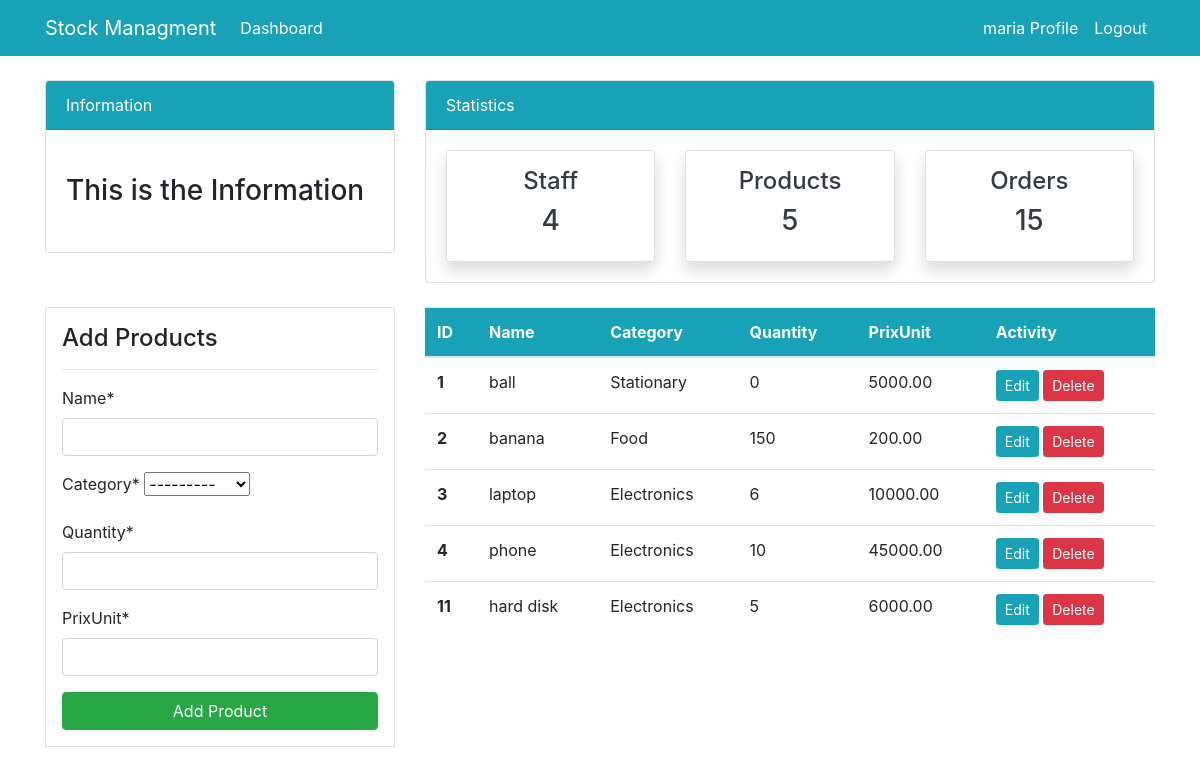
/products/ (signed in), run on the app's committed database.
### dashboard/models.py (models this page shows, shortened)
class Product(models.Model):
    name=models.CharField(max_length=100,null=True)
    category=models.CharField(max_length=20,choices=CATEGORY,null=True)
    quantity=models.PositiveIntegerField(null=True)
    prixUnit=models.DecimalField(max_digits=10, decimal_places=2,null=True)
    class Meta:
        verbose_name_plural='Product'

### dashboard/views.py (the view)
# urls.py: path('products/', views.products, name='dashboard-products'),
@login_required
def products(request):
    items=Product.objects.all()
    worker_count=User.objects.all().count()
    order_count=Order.objects.all().count()
    products_count=Product.objects.all().count()
    if request.method=="POST":
        form=ProductForm(request.POST)
        if form.is_valid():
            form.save()
            product_name=form.cleaned_data.get('name')
            messages.success(request,f'{product_name} has been added')
            return redirect('dashboard-products')
    else:
        form=ProductForm()
    context={
        "items":items,
        'form':form,
        'worker_count':worker_count,
        'order_count':order_count,
        'products_count':products_count,
    }
    return  render(request,'dashboard/products.html',context)

### dashboard/forms.py
class ProductForm(forms.ModelForm):
    class Meta:
        model=Product
        fields=['name','category','quantity','prixUnit']

### templates/dashboard/products.html (shortened to what this page needs)
{% extends "partial/base.html" %}
{% block content %}
{% include "partial/topnav.html" %}
{% load crispy_forms_tags %}
<div class="container">
    <div class="row my-4">
        <div class="col-md-4">
            <div class="border bg-white p-3">
                <h4>Add Products</h4>
                <hr>
                <form method="POST">
                    {{form|crispy}}
                    <input class="btn btn-success btn-block" type="submit" value="Add Product">
                </form>
            </div>
        </div>
        <div class="col-md-8">
            <table class="table bg-white">
                <thead class="bg-info">
                    <tr class="text-white">
                        <th scope="col">ID</th>
                        <th scope="col">Name</th>
                        <th scope="col">Category</th>
                        <th scope="col">Quantity</th>
                        <th scope="col">PrixUnit</th>
                        <th scope="col">Activity</th>
                    </tr>
                </thead>
                <tbody>
                    {% for item in items  %}
                    <tr>
                        <th scope="row">{{item.id}}</th>
                        <td>{{item.name}}</td>
                        <td>{{item.category}}</td>
                        <td>{{item.quantity}}</td>
                        <td>{{item.prixUnit}}</td>
                        <td>
                            <a class="btn btn-info btn-sm" href="{% url "dashboard-product-update" item.id%}">Edit</a>
                            <a class="btn btn-danger btn-sm" href="{% url "dashboard-product-delete" item.id%}">Delete</a>
                        </td>
                    </tr>
                    {% endfor %}
                </tbody>
            </table>
        </div>
    </div>
</div>
{% endblock %}

### templates/partial/nav.html (shortened to what this page needs)
<nav class="navbar navbar-expand-lg navbar-info bg-info">
    {% if user.is_authenticated %}
    <div class="container">
        <a class="navbar-brand text-white" href="{% url "dashboard-index" %}">Stock Managment</a>
        <div class="collapse navbar-collapse" id="navbarSupportedContent">
            <ul class="navbar-nav mr-auto">
                <li class="nav-item active">
                    <a class="nav-link text-white" href="{% url "dashboard-index" %}">Dashboard </a>
                </li>
            </ul>
            <ul class="navbar-nav ml-auto">
                <li class="nav-item active">
                    <a class="nav-link text-white" href="{% url "user-profile" %}">{{user.username}} Profile </a>
                </li>
                <li class="nav-item">
                     <form method="post" action="{% url 'user-logout' %}">
                        <button type="submit" class="nav-link text-white" style="border: none; background: none; padding: 5;">
                            Logout
                        </button>
                    </form>
                </li>
            </ul>
            {% endif %}
        </div>
    </div>
</nav>

### static/style.css (style rules this page uses)
body { background: rgb(255, 255, 255); }

### data on the page
Product: id "1", name "ball", category "Stationary", quantity "0", prixUnit "5000.00"
Product: id "2", name "banana", category "Food", quantity "150", prixUnit "200.00"
Product: id "3", name "laptop", category "Electronics", quantity "6", prixUnit "10000.00"
Product: id "4", name "phone", category "Electronics", quantity "10", prixUnit "45000.00"
Product: id "11", name "hard disk", category "Electronics", quantity "5", prixUnit "6000.00"

### other printed values
{{ user.username }} "maria"
{{ worker_count }} "4"
{{ products_count }} "5"
{{ order_count }} "15"
